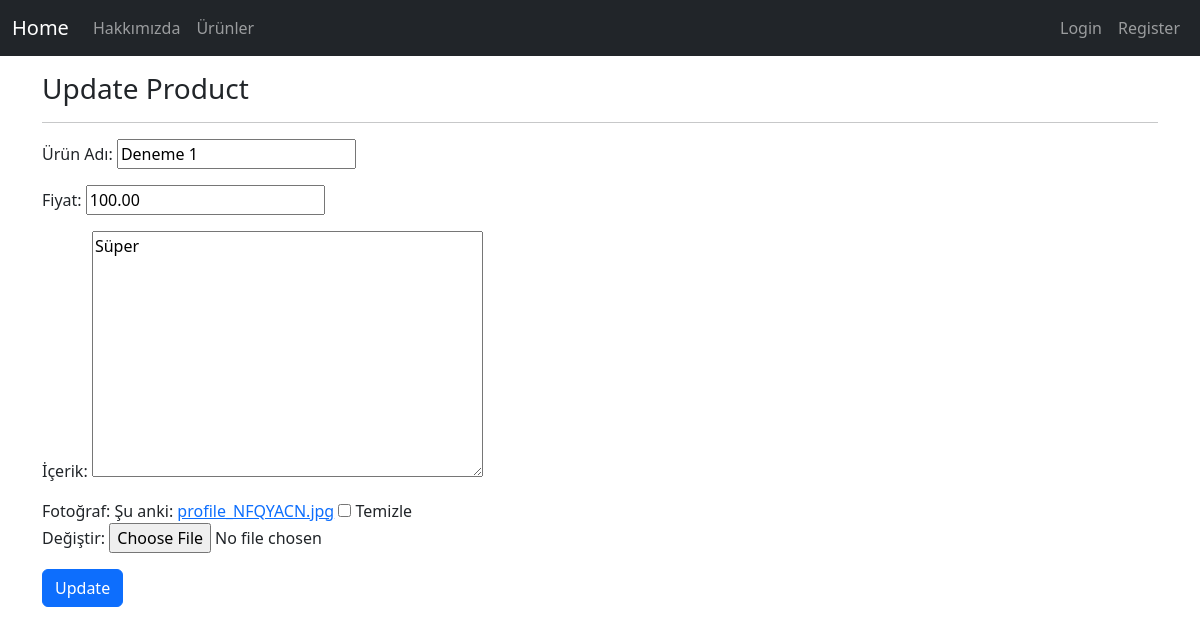
Page /products/update/1 on the committed database.
### product/models.py (models this page shows, shortened)
class Product(models.Model):
    seller = models.ForeignKey("auth.User", on_delete = models.CASCADE, verbose_name = "Satıcı") # User silindiğinde ona ait olanlarda silinir.
    title = models.CharField(max_length = 50, verbose_name = "Ürün Adı")
    price = models.DecimalField(max_digits=10, decimal_places=2, verbose_name="Fiyat")
    content = models.TextField(verbose_name = "İçerik")
    created_date = models.DateTimeField(auto_now_add = True, verbose_name = "Oluşturulma Tarihi") # Eklenme Tarihi
    product_image = models.FileField(blank=True, null=True, verbose_name = "Fotoğraf")

### product/views.py (the view)
# urls.py: path("update/<int:id>", views.updateProduct, name="update"),
def updateProduct(request, id):
    product = get_object_or_404(Product, id=id)
    form = ProductForm(request.POST or None, request.FILES or None, instance=product)
    if form.is_valid():
        product = form.save(commit=False)
        product.seller = request.user
        product.save()
        messages.success(request,"Ürün başarıyla güncellendi.")
        return redirect("index")
    return render(request, "update.html", {"form":form})

### product/forms.py
class ProductForm(forms.ModelForm):
    class Meta:
        model = Product
        fields = ["title","price","content","product_image"]

### templates/update.html (shortened to what this page needs)
{% extends "layout.html" %}
{% block body %}
<h3>Update Product</h3>
<hr>
<form method = "post" enctype="multipart/form-data">
    {{form.as_p}}
    <button type="submit" class="btn btn-primary">Update</button>
</form>
{% endblock body %}

### rows in the picture
Product: title "Deneme 1", price "100.00", content "Süper"
